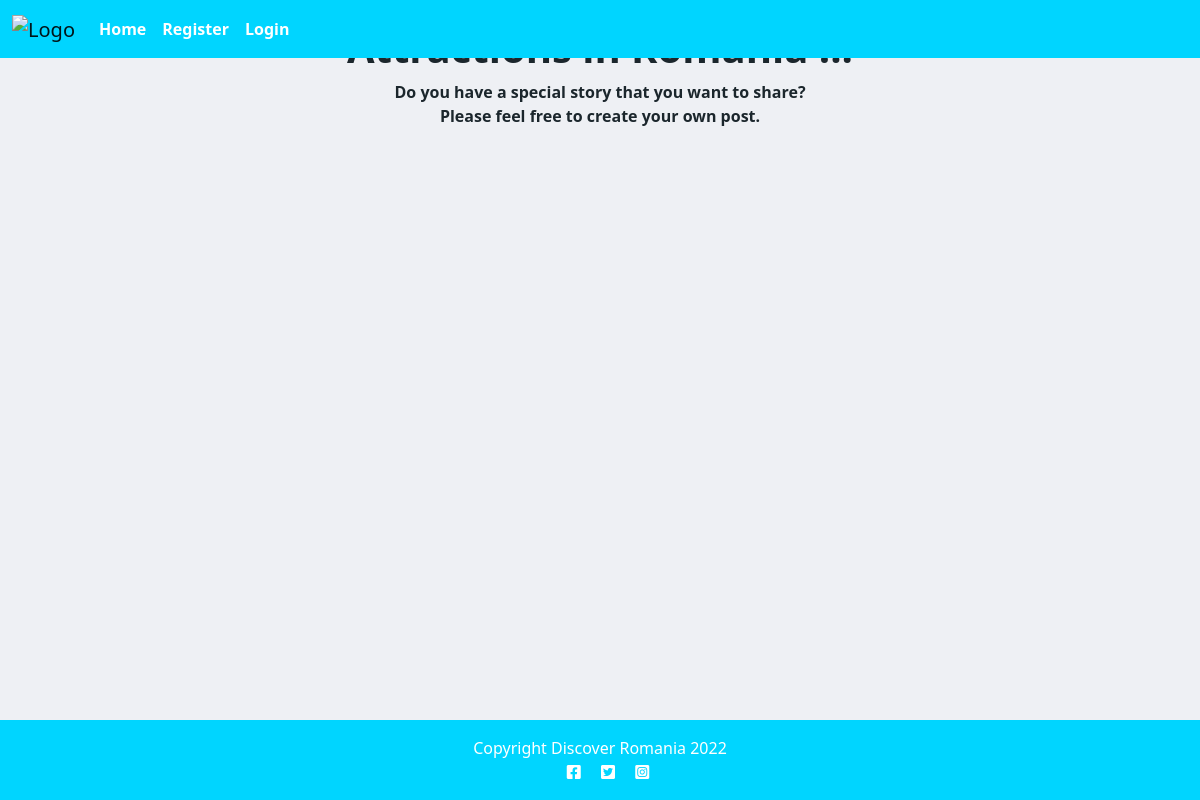
Before: / with the older database file.
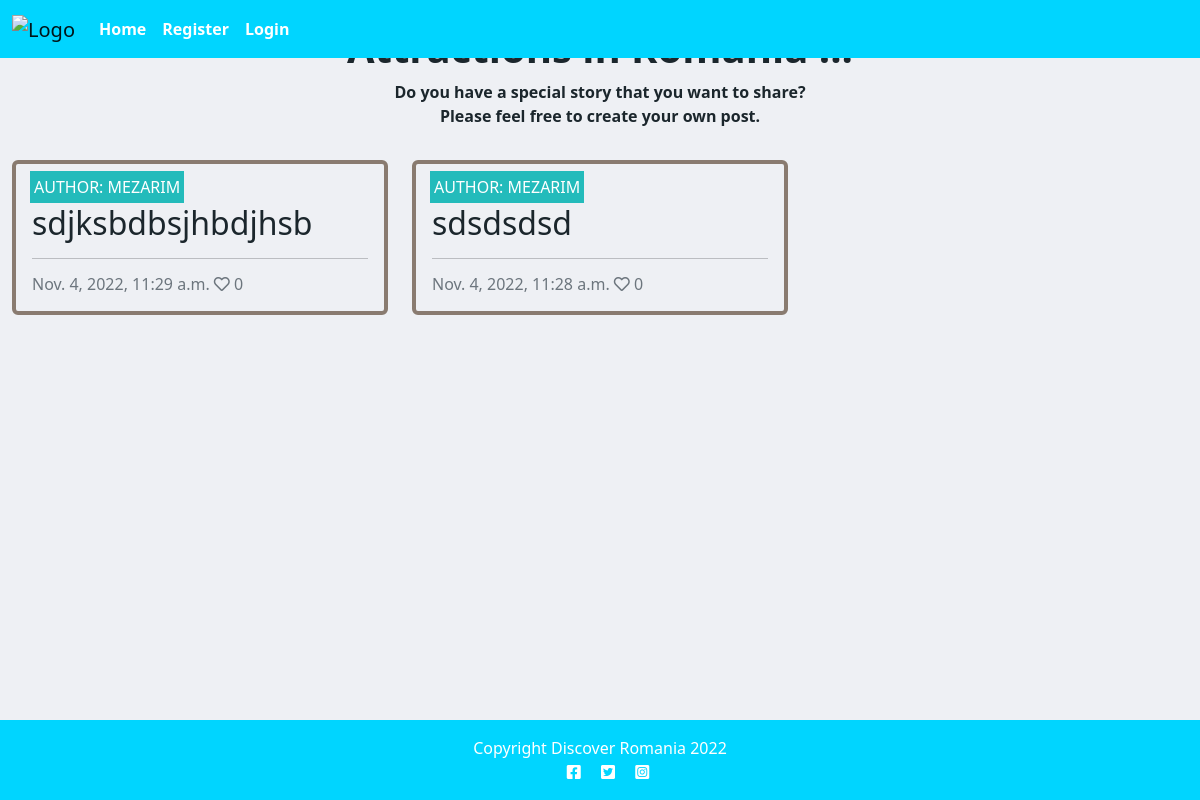
After: the same page with the newer database file.
### blog/models.py (models this page shows, shortened)
class Post(models.Model):
    title = models.CharField(max_length=200, unique=True)
    slug = models.SlugField(max_length=200, unique=True)
    author = models.ForeignKey(
        User, on_delete=models.CASCADE, related_name="blog_posts"
    )
    featured_image = CloudinaryField('image', default='placeholder')
    excerpt = models.TextField(blank=True)
    updated_on = models.DateTimeField(auto_now=True)
    content = models.TextField()
    created_on = models.DateTimeField(auto_now_add=True)
    status = models.IntegerField(choices=STATUS, default=0)
    likes = models.ManyToManyField(
        User, related_name='blogpost_like', blank=True)
    class Meta:
        ordering = ["-created_on"]
    def number_of_likes(self):
        return self.likes.count()

### blog/views.py (the view)
# urls.py: path('', views.PostList.as_view(), name='home'),
class PostList(generic.ListView):
    model = Post
    queryset = Post.objects.filter(status=1).order_by("-created_on")
    template_name = "index.html"
    paginate_by = 6

### templates/index.html (shortened to what this page needs)
{% extends "base.html" %}
{% block content %}
<div class="container-fluid">
    <div class="row">
        <div class="col-12 mt-3 left">
            <div class="row">
                {% for post in post_list %}
                <div class="col-md-4">
                    <div class="card mb-4">
                        <div class="card-body">
                            <div class="image-container">
                                <div class="image-flash">
                                    <p class="author">Author: {{ post.author }}</p>
                                </div>
                            </div>
                            <a href="{% url 'post_detail' post.slug  %}" class="post-link">
                                <h2 class="card-title">{{ post.title }}</h2>
                            </a>
                            <hr />
                            <p class="card-text text-muted h6">{{ post.created_on}} <i class="far fa-heart"></i>
                                {{ post.number_of_likes }}</p>
                        </div>
                    </div>
                </div>
                {% endfor %}
            </div>
        </div>
    </div>
</div>
{%endblock%}

### templates/base.html (shortened to what this page needs)
{% load static %}
<!DOCTYPE html>
<html class="h-100">
<head>
    <link rel="stylesheet" href="https://cdnjs.cloudflare.com/ajax/libs/font-awesome/5.15.3/css/all.min.css">
    <link href="https://cdn.jsdelivr.net/npm/bootstrap@5.2.2/dist/css/bootstrap.min.css" rel="stylesheet">
    <link rel="stylesheet" href="{% static 'css/style.css' %}">
</head>
<body class="d-flex flex-column h-100 main-bg">
    <nav class="navbar fixed-top navbar-expand-lg navbar-light" style="background-color: #00D5FF;">
        <div class="container-fluid">
             <a class="navbar-brand " href="{% url 'home' %}"><img src="https://res.cloudinary.com/dak5x9tte/image/upload/v1667558389/Black_Minimalist_Mountain_Peak_Logo_500_200px_ybelbw.png" width = 75px ; alt="Logo"></a>
            <div class="collapse navbar-collapse" id="navbarText">
                <ul class="navbar-nav me-auto mb-2 mb-lg-0">
                    <li class="nav-item">
                        <a class="nav-link text-white active" aria-current="page" href="{% url 'home' %}">Home</a>
                    </li>
                    {% if user.is_authenticated %}
                    <li class="nav-item">
                        <a class="nav-link text-white" href="{% url 'account_logout' %}">Logout</a>
                    </li>
                    {% else %}
                    <li class="nav-item">
                        <a class="nav-link text-white" href="{% url 'account_signup' %}">Register</a>
                    </li>
                    <li class="nav-item">
                        <a class="nav-link text-white" href="{% url 'account_login' %}">Login</a>
                    </li>
                    {% endif %}
                </ul>
            </div>
        </div>
    </nav>
<section>
    <div>
     <h1 class="header">Attractions in Romania !!!</h1>
     <p class ="header">Do you have a  special story that you want to share? <br>Please feel free to create your own post.<br>
</section>
    <main class="flex-shrink-0 main-bg">
        {% block content %}{% endblock content %}
    </main>
    <footer class="footer mt-auto py-3 dark-bg"style="background-color:#00D5FF;">
        <p class="m-0 text-center text-white">Copyright Discover Romania 2022</p>
        <p class="m-0 text-center text-white"><i class="fab fa-facebook-square ms-3"></i>
            <i class="fab fa-twitter-square ms-3"></i>
            <i class="fab fa-instagram-square ms-3"></i>
    </footer>
</body>
</html>

### static/css/style.css (style rules this page uses)
body { background-color: #EEF0F4; }
.dark-bg { background-color: #445261; }
.main-bg { background-color: #EEF0F4; }
.card { border: 4px solid #897B70; background-color:#EEF0F4; }
.image-container { position: relative; }
.image-flash { position: absolute; bottom: 5%; min-width: 30%; left: -2px; background-color: #23BBBB; }
.author { color: white; margin: 4px; text-transform: uppercase; }
.post-link { text-decoration: none; color: #1B262c; }
.header { font-weight:bold; color: #1B262c; text-align: center; }
.nav-item { font-weight:bold; }

Changed rows visible on the page:
added Post: author "MEZARIM", title "sdjksbdbsjhbdjhsb", created_on "Nov. 4, 2022, 11:29 a.m.", number_of_likes "0"
added Post: author "MEZARIM", title "sdsdsdsd", created_on "Nov. 4, 2022, 11:28 a.m.", number_of_likes "0"
